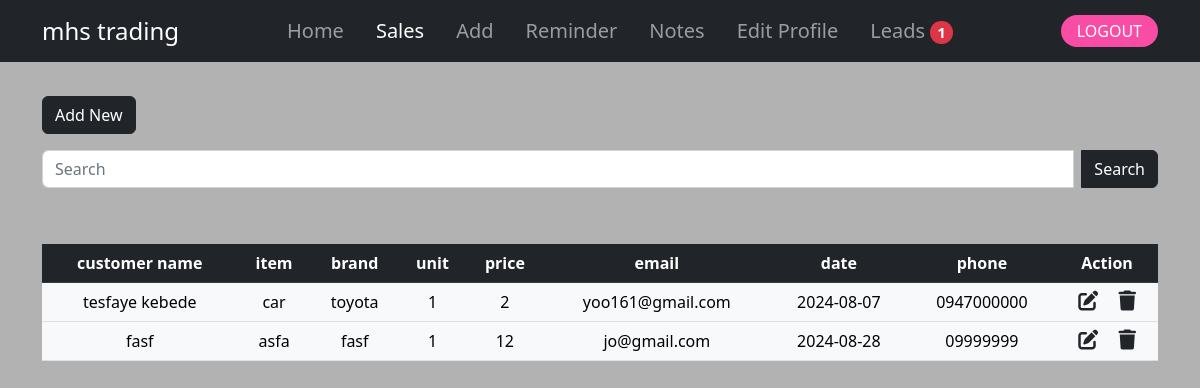
Screenshot of /status.php (signed in) with the database file from the repository.
### tables this page shows
CREATE TABLE `users` (
  `id` int(11) NOT NULL,
  `phone` varchar(13) NOT NULL,
  `email` varchar(255) NOT NULL,
  `password` varchar(255) NOT NULL,
  `name` varchar(255) NOT NULL
);

CREATE TABLE `sell` (
  `id` int(11) NOT NULL,
  `user_id` int(11) DEFAULT NULL,
  `coname` varchar(255) NOT NULL,
  `cname` varchar(255) NOT NULL,
  `item` varchar(255) NOT NULL,
  `brand` varchar(255) NOT NULL,
  `unit` int(255) NOT NULL,
  `price` varchar(255) NOT NULL,
  `email` varchar(255) NOT NULL,
  `dates` date NOT NULL,
  `phone` varchar(13) NOT NULL
);

### status.php (the view, shortened to what this page needs)
<?php
include "db_conn.php";
include "navbar.php";
$user_id = $_SESSION['user_id'];
$search_term = '';
  $stmt = $conn->prepare("SELECT id, cname, item, brand, unit, price, email, dates, phone FROM sell WHERE user_id = ? AND (cname LIKE ? OR item LIKE ? OR brand LIKE ? OR unit LIKE ? OR price LIKE ? OR email LIKE ? OR dates LIKE ? OR phone LIKE ?)");
  $search_param = '%'. $search_term . '%';
  $stmt->bind_param("issssssss", $user_id, $search_param, $search_param, $search_param, $search_param, $search_param, $search_param, $search_param, $search_param);
  $stmt->execute();
  $result = $stmt->get_result();
if($result->num_rows > 0){
  $sellitem = $result->fetch_all(MYSQLI_ASSOC);
}
else{
 $sellitem = [];
}
?>
<!DOCTYPE html>
<html lang="en">
<head>
   <link rel="stylesheet" type="text/css" href="https://cdnjs.cloudflare.com/ajax/libs/font-awesome/5.15.1/css/all.min.css">
  <link href="https://cdn.jsdelivr.net/npm/bootstrap@5.2.3/dist/css/bootstrap.min.css" rel="stylesheet">
  <link rel="stylesheet" href="https://cdnjs.cloudflare.com/ajax/libs/font-awesome/6.4.0/css/all.min.css" />
</head>
<body>
  <div class="container">
    <a href="add-new.php" class="btn btn-dark mb-3">Add New</a>
    <form class="d-flex" action="" method="POST">
      <div class="input-group mb-3">
        <input class="form-control me-2" name="search" type="text" value="<?php echo htmlspecialchars($search_term); ?>" placeholder="Search" aria-label="Search">
        <button class="btn btn-dark" type="submit">Search</button>
       </div>
      </form></br>
     <?php if (!empty($sellitem)): ?>
    <table class="table table-hover text-center">
      <thead class="table-dark">
        <tr>
          <th >customer name</th>
          <th >item</th>
          <th >brand</th>
          <th >unit</th>
          <th >price</th>
          <th >email</th>
          <th >date</th>
          <th >phone</th>
          <th >Action</th>
        </tr>
      </thead>
      <tbody>
        <?php foreach ($sellitem as $item): ?>
          <tr class="table-light">
            <td><?php echo htmlspecialchars($item['cname']); ?></td>
            <td><?php echo htmlspecialchars($item["item"]); ?></td>
            <td><?php echo htmlspecialchars($item["brand"]); ?></td>
            <td><?php echo htmlspecialchars($item["unit"]); ?></td>
            <td><?php echo htmlspecialchars($item["price"]); ?></td>
            <td><?php echo htmlspecialchars($item["email"]); ?></td>
            <td><?php echo htmlspecialchars($item["dates"]); ?></td>
            <td><?php echo htmlspecialchars($item["phone"]); ?></td>
            <td>
              <a href="edit.php?id=<?php echo $item["id"] ?>" class="link-dark"><i class="fa-solid fa-pen-to-square fs-5 me-3"></i></a>
              <a href="delete.php?id=<?php echo $item["id"] ?>" class="link-dark"><i class="fa-solid fa-trash fs-5"></i></a>
            </td>
          </tr>
        <?php endforeach;?>
      </tbody>
    </table>
    <?php else:?>
      <p>NO RESULT FOUND.</p>
    <?php endif; ?>
  </div>
</body>
</html>

### navbar.php (shortened to what this page needs)
<?php
include "db_conn.php";
$user_id = $_SESSION['user_id'];
$current_page = basename($_SERVER['PHP_SELF']);
$stmt = $conn->prepare("SELECT COUNT(*) as total_messages FROM message");
$stmt->execute();
$result = $stmt->get_result();
$row = $result->fetch_assoc();
$total_messages = $row['total_messages'];
$sql_user = "SELECT name FROM users WHERE id = ?";
$stmt_user = $conn->prepare($sql_user);
$stmt_user->bind_param("i", $user_id);
$stmt_user->execute();
$result_user = $stmt_user->get_result();
if ($result_user) {
    $user = $result_user->fetch_assoc();
    $user_name = $user['name'];
} else {
    die("Query failed: " . $conn->error);
}
?>
<nav class="navbar navbar-expand-lg navbar-dark bg-dark fixed-top">
  <div class="container">
    <a class="navbar-brand fs-4" href="#"><?php echo htmlspecialchars($user_name); ?></a>
    <div class="sidebar offcanvas offcanvas-start text-bg-dark" tabindex="-1" id="offcanvasDarkNavbar" aria-labelledby="offcanvasDarkNavbarLabel">
      <div class="offcanvas-body d-flex flex-column flex-lg-row p-4 p-lg-0">
        <ul class="navbar-nav justify-content-center align-items-center fs-5 flex-grow-1 pe-3">
          <li class="nav-item mx-2">
            <a class="nav-link <?php echo ($current_page == 'home.php') ? 'active' : ''; ?>" href="home.php">Home</a>
          </li>
          <li class="nav-item mx-2">
            <a class="nav-link <?php echo ($current_page == 'status.php') ? 'active' : ''; ?>" href="status.php">Sales</a>
          </li>
          <li class="nav-item mx-2">
            <a class="nav-link <?php echo ($current_page == 'add-new.php') ? 'active' : ''; ?>" href="add-new.php">Add</a>
          </li>
          <li class="nav-item mx-2">
            <a class="nav-link <?php echo ($current_page == 'cal.php') ? 'active' : ''; ?>" href="cal.php">Reminder
            </a>
          </li>
          <li class="nav-item mx-2">
            <a class="nav-link <?php echo ($current_page == 'note.php') ? 'active' : ''; ?>" href="Note.php">Notes</a>
          </li>
          <li class="nav-item mx-2">
            <a class="nav-link <?php echo ($current_page == 'update.php') ? 'active' : ''; ?>" href="update.php">Edit Profile</a>
          </li>
          <li class="nav-item mx-2">
            <a class="nav-link <?php echo ($current_page == 'leads.php') ? 'active' : ''; ?>" href="leads.php">Leads
              <?php if ($total_messages > 0): ?>
                <span class="badge bg-danger badge-circle"><?php echo $total_messages; ?></span>
              <?php endif; ?>
            </a>
          </li>
        </ul>
        <div class="d-flex justify-content-center flex-lg-row align-items-center gap-3">
          <a href="log.php?logout=<?php echo $user_id; ?>" class="text-white text-decoration-none px-3 py-1 rounded-4" style="background-color: #f94ca4">LOGOUT</a>
        </div>
      </div>
    </div>
  </div>
</nav>

### status.php (style rules this page uses)
body { background: url('./assets/images/cloud.jpg') no-repeat center center fixed; background-size: cover; background-color: rgba(0, 0, 0, 0.3); }
.badge-circle { border-radius: 50%; padding: 0.5em 0.7em; font-size: 0.75em; height: 1.5em; width: 1.5em; display: inline-flex; justify-content: center; align-items: center; }

### rows the page displays
users: name "mhs trading"
sell: cname "tesfaye kebede", item "car", brand "toyota", unit "1", price "2", email "yoo161@gmail.com", dates "2024-08-07", phone "0947000000"
sell: cname "fasf", item "asfa", brand "fasf", unit "1", price "12", email "jo@gmail.com", dates "2024-08-28", phone "09999999"

### other values shown
$total_messages "1"
